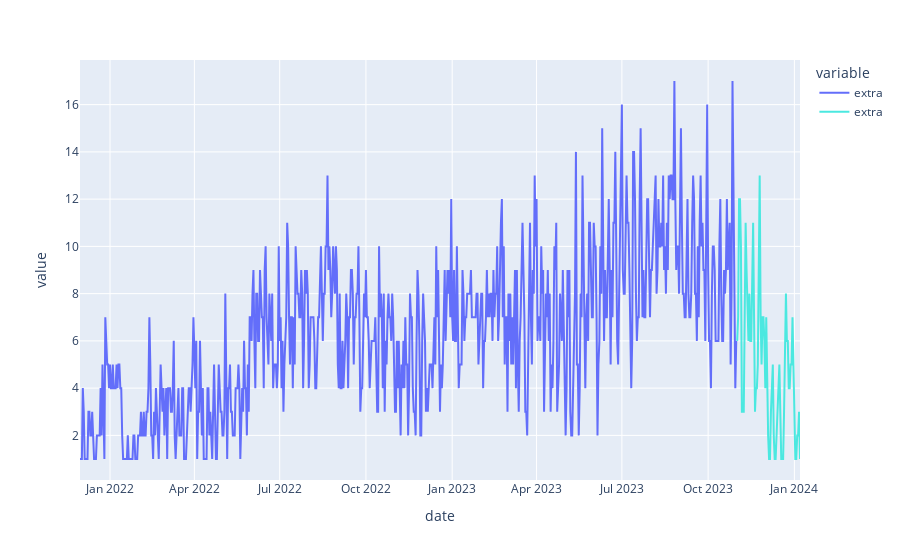

Source (notebook cell):
### Code cell
fig = px.line(data_train)
fig.add_trace(px.line(data_test).data[0])
fig['data'][1]['line']['color']="#4BE8E0"
fig.show()

### Figure 1 — Plotly figure (JSON) as saved in the notebook; plotly's stock layout.template omitted (floating-point values rounded to 4 significant figures; data arrays with more than 128 entries replaced by an {"elided": "..."} marker saying what was removed)
{"data": [{"hovertemplate": "variable=extra<br>date=%{x}<br>value=%{y}<extra></extra>", "legendgroup": "extra", "line": {"color": "#636efa", "dash": "solid"}, "marker": {"symbol": "circle"}, "mode": "lines", "name": "extra", "orientation": "v", "showlegend": true, "type": "scatter", "x": {"elided": "699 str values"}, "xaxis": "x", "y": {"elided": "699 int values"}, "yaxis": "y"}, {"hovertemplate": "variable=extra<br>date=%{x}<br>value=%{y}<extra></extra>", "legendgroup": "extra", "line": {"color": "#4BE8E0", "dash": "solid"}, "marker": {"symbol": "circle"}, "mode": "lines", "name": "extra", "orientation": "v", "showlegend": true, "type": "scatter", "x": ["2023-11-01", "2023-11-02", "2023-11-03", "2023-11-04", "2023-11-05", "2023-11-06", "2023-11-07", "2023-11-08", "2023-11-09", "2023-11-10", "2023-11-11", "2023-11-12", "2023-11-13", "2023-11-14", "2023-11-15", "2023-11-16", "2023-11-17", "2023-11-18", "2023-11-19", "2023-11-20", "2023-11-21", "2023-11-22", "2023-11-23", "2023-11-24", "2023-11-25", "2023-11-26", "2023-11-27", "2023-11-28", "2023-11-29", "2023-11-30", "2023-12-01", "2023-12-02", "2023-12-03", "2023-12-04", "2023-12-05", "2023-12-06", "2023-12-07", "2023-12-08", "2023-12-09", "2023-12-10", "2023-12-11", "2023-12-12", "2023-12-13", "2023-12-14", "2023-12-15", "2023-12-16", "2023-12-17", "2023-12-18", "2023-12-19", "2023-12-20", "2023-12-21", "2023-12-22", "2023-12-23", "2023-12-24", "2023-12-25", "2023-12-26", "2023-12-27", "2023-12-28", "2023-12-29", "2023-12-30", "2023-12-31", "2024-01-02", "2024-01-03", "2024-01-04", "2024-01-05", "2024-01-06", "2024-01-07"], "xaxis": "x", "y": [6, 7, 12, 12, 10, 3, 3, 3, 7, 11, 9, 7, 6, 8, 6, 6, 9, 11, 7, 3, 4, 4, 5, 11, 13, 7, 5, 7, 7, 6, 4, 7, 3, 2, 1, 1, 3, 4, 5, 2, 1, 1, 2, 3, 4, 5, 3, 1, 1, 1, 3, 5, 8, 6, 6, 4, 4, 5, 5, 7, 5, 1, 1, 2, 2, 3, 1], "yaxis": "y"}], "layout": {"legend": {"title": {"text": "variable"}, "tracegroupgap": 0}, "margin": {"t": 60}, "xaxis": {"anchor": "y", "domain": [0, 1], "title": {"text": "date"}}, "yaxis": {"anchor": "x", "domain": [0, 1], "title": {"text": "value"}}}}
